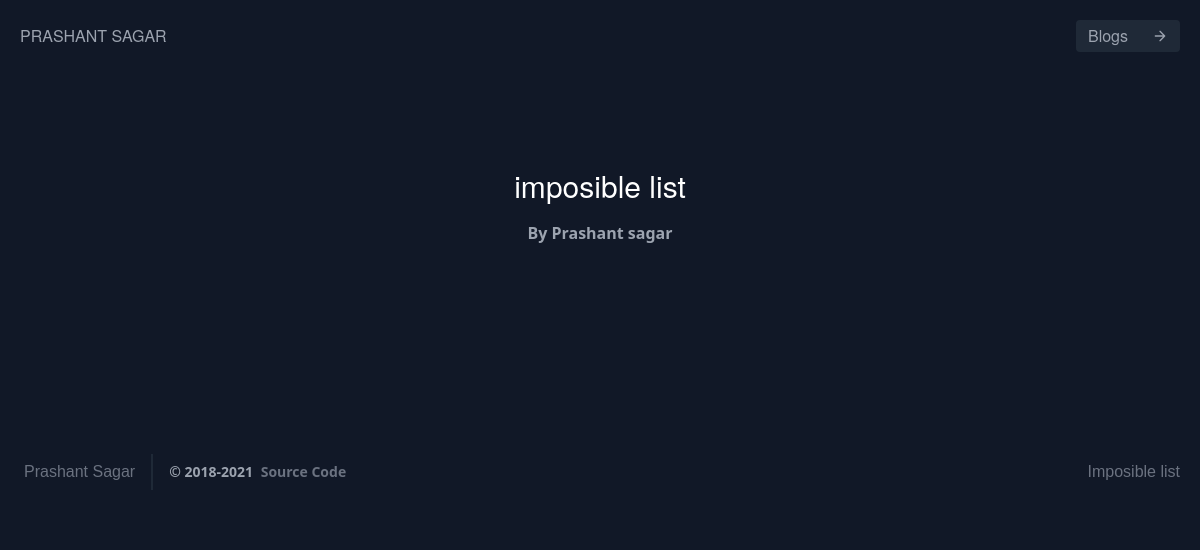
Page /imposible/ on the earlier database version.
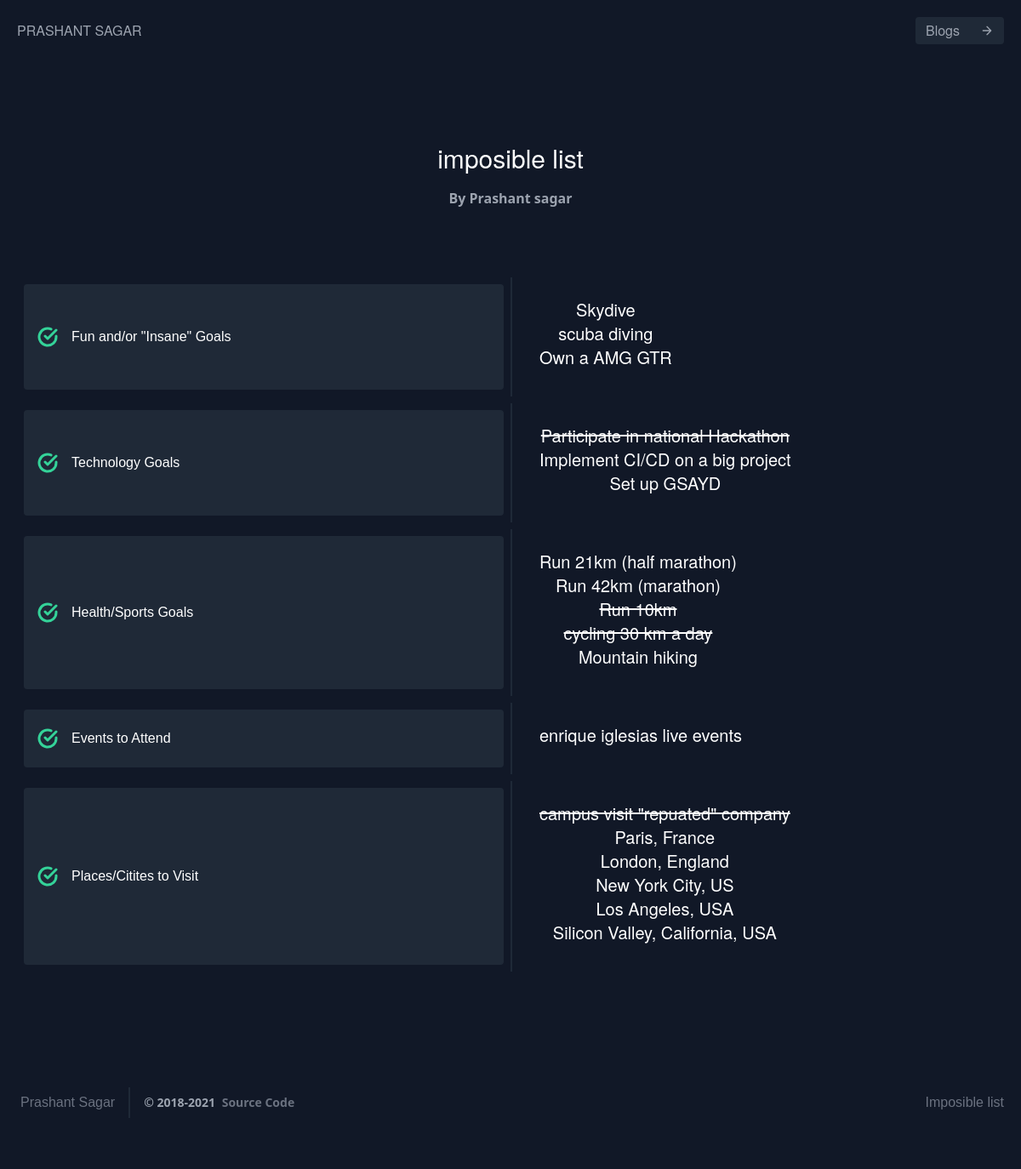
Same page on the later database version.
### home/models.py (models this page shows, shortened)
class List(models.Model):
    title = models.CharField(max_length=300)
    sub_title = models.TextField(default="")

### home/views.py (the view)
# urls.py: path('imposible/',ImposListView.as_view(),name="impos"),
class ImposListView(ListView):
    model = List
    template_name = "home/imposible.html"
    context_object_name = 'lists'

### home/templates/home/imposible.html
{% extends 'home/index.html' %} {% block title %} imposible list {% endblock title %} {% block contactactive %} active {% endblock contactactive %}
{% block body %}
<section class="text-gray-400 bg-gray-900 body-font">
  <div class="container px-5 py-24 mx-auto">
    <div class="text-center mb-20">
      <h1 class="sm:text-3xl text-2xl font-medium text-center title-font text-white mb-4">imposible list </h1>
      <p class="text-base leading-relaxed xl:w-2/4 lg:w-3/4 mx-auto">By Prashant sagar</p>
    </div>
    {% for list in lists %}
    <div class="flex flex-wrap lg:w-4/7 sm:mx-auto sm:mb-2 -mx-2">
      <div class="p-2 sm:w-1/2 w-full">
        <div class="bg-gray-800 rounded flex p-4 h-full items-center">
          <svg fill="none" stroke="currentColor" stroke-linecap="round" stroke-linejoin="round" stroke-width="3" class="text-green-400 w-6 h-6 flex-shrink-0 mr-4" viewBox="0 0 24 24">
            <path d="M22 11.08V12a10 10 0 11-5.93-9.14"></path>
            <path d="M22 4L12 14.01l-3-3"></path>
          </svg>
          <span class="title-font font-medium text-white">{{list.title}}</span>
        </div>
      </div>
      <div class="flex flex-wrap">
      <div class="md:w-full px-8 py-6 border-l-2 border-gray-800">
        <h2 class="text-lg sm:text-xl text-white font-medium title-font mb-2">{% autoescape off %} {{list.sub_title}} {% endautoescape %}</h2>
        </div>
        </div>
    </div>
    {% endfor %}
  </div>
</section>
{% endblock body %}

### home/templates/home/index.html (shortened to what this page needs)
{% extends 'home/base.html' %} {% block title %} Prashant's Protfolio {% endblock title %}
{% block body %}
      {% load static %}
{% endblock body %}

### home/templates/home/base.html (shortened to what this page needs)
<!DOCTYPE html>
<html lang="en">
<head>
  <link href="https://unpkg.com/tailwindcss@^2/dist/tailwind.min.css" rel="stylesheet">
</head>
<body>
  <header class="text-gray-400 bg-gray-900 body-font">
    <div class="container mx-auto flex flex-wrap p-5 flex-col md:flex-row items-center">
      <a class="flex title-font font-medium items-center text-white mb-4 md:mb-0">
        <a href="{% url 'prashant:home' %}" class="mr-5 hover:text-white">PRASHANT SAGAR</a>
      </a>
      <button
        class="inline-flex items-center bg-gray-800 border-0 py-1 px-3 focus:outline-none hover:bg-gray-700 rounded text-base mt-4 md:mt-0">
        <a href="{% url 'prashant:blog' %}" class="mr-5 hover:text-white">Blogs </a>
        <svg fill="none" stroke="currentColor" stroke-linecap="round" stroke-linejoin="round" stroke-width="2"
          class="w-4 h-4 ml-1" viewBox="0 0 24 24">
          <path d="M5 12h14M12 5l7 7-7 7"></path>
        </svg>
      </button>
    </div>
  </header>
  {% block body %}
  {% endblock body %}
  <footer class="text-gray-400 bg-gray-900 body-font">
  <div class="container px-5 py-8 mx-auto flex items-center sm:flex-row flex-col">
    <a class="flex title-font font-medium items-center md:justify-start justify-center text-white">
      <span class="text-gray-500 ml-1" target="_blank" rel="noopener noreferrer"> Prashant Sagar</span>
    </a>
    <p class="text-sm text-gray-400 sm:ml-4 sm:pl-4 sm:border-l-2 sm:border-gray-800 sm:py-2 sm:mt-0 mt-4">© 2018-2021
      <a href="https://github.com/prashantsagar73/portfolio-website" class="text-gray-500 ml-1" target="_blank" rel="noopener noreferrer"> Source Code</a>
    </p>
    <span class="inline-flex sm:ml-auto sm:mt-0 mt-4 justify-center sm:justify-start">
        <a href="{% url 'prashant:impos' %}" class="text-gray-500 ml-1" rel="noopener noreferrer">Imposible list </a>
    </span>
  </div>
</footer>
</body>
</html>

Differences in the rows shown:
added List: title "Fun and/or \"Insane\" Goals", sub_title "Skydive scuba diving Own a AMG GTR"
added List: title "Technology Goals", sub_title "Participate in national Hackathon Implement CI/CD on a big project Set up GSAYD"
added List: title "Health/Sports Goals", sub_title "Run 21km (half marathon) Run 42km (marathon) Run 10km cycling 30 km a day Mountain hiking"
added List: title "Events to Attend", sub_title "enrique iglesias live events"
added List: title "Places/Citites to Visit", sub_title "campus visit \"repuated\" company Paris, France London, England New York City, US Los Angeles, USA Silicon Valley, California, USA"
